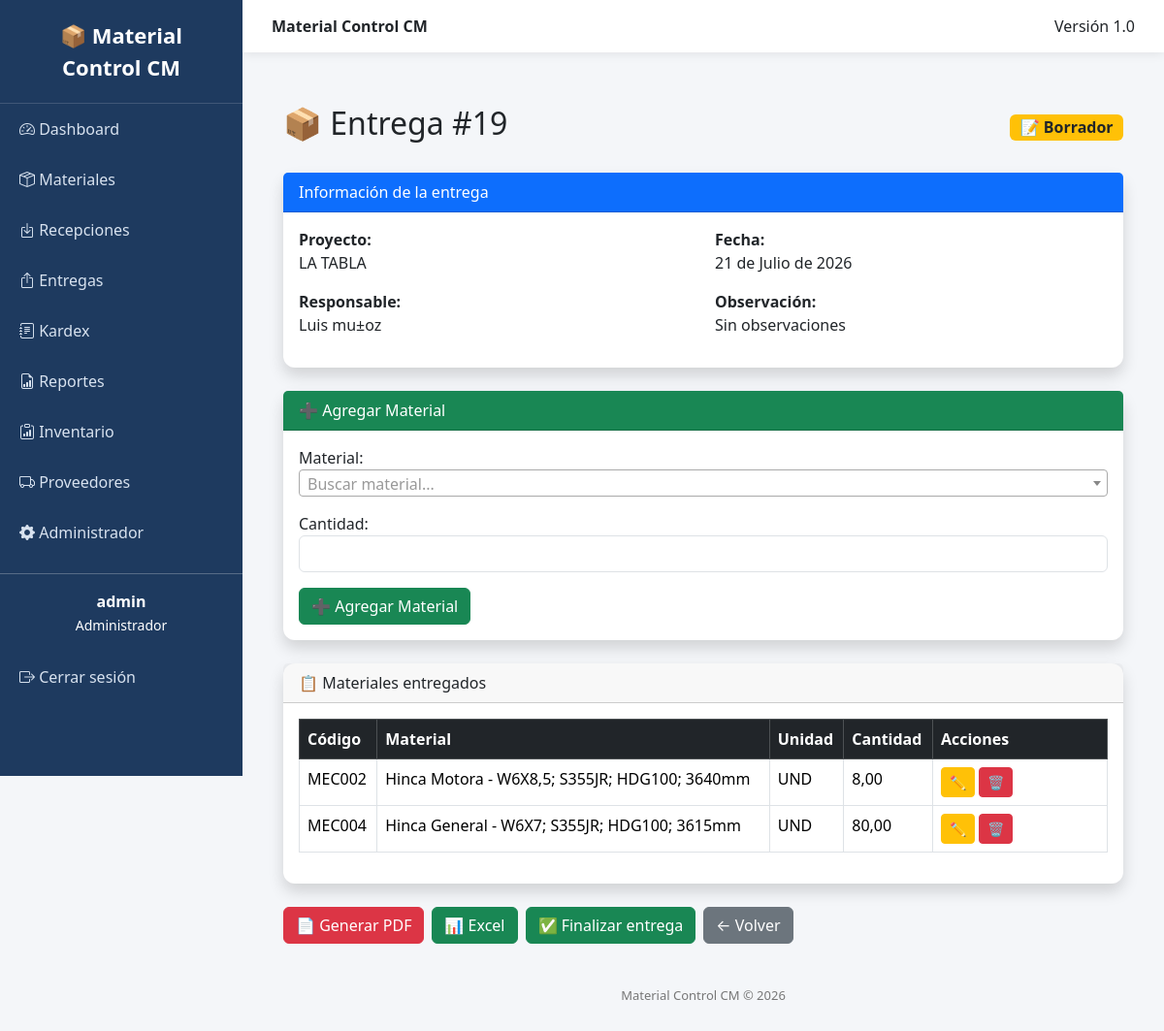
/entregas/19/ (signed in), run on the app's committed database.
### movements/models.py (models this page shows, shortened)
class Delivery(models.Model):
    ESTADOS = (
        ("BORRADOR", "Borrador"),
        ("FINALIZADA", "Finalizada"),
        ("ANULADA", "Anulada"),
    )
    proyecto = models.ForeignKey(
        Project,
        on_delete=models.CASCADE
    )
    responsable = models.CharField(
        max_length=150
    )
    fecha = models.DateField()
    observacion = models.TextField(
        blank=True
    )
    estado = models.CharField(
        max_length=20,
        choices=ESTADOS,
        default="BORRADOR"
    )
    class Meta:
        ordering = ["-fecha", "-id"]
        verbose_name = "Entrega"
        verbose_name_plural = "Entregas"

class DeliveryDetail(models.Model):
    entrega = models.ForeignKey(
        Delivery,
        related_name="detalles",
        on_delete=models.CASCADE
    )
    material = models.ForeignKey(
        Material,
        on_delete=models.CASCADE
    )
    cantidad = models.DecimalField(
        max_digits=12,
        decimal_places=2
    )
    class Meta:
        verbose_name = "Detalle de Entrega"
        verbose_name_plural = "Detalles de Entrega"

### projects/models.py (models this page shows)
class Project(models.Model):
    nombre = models.CharField(max_length=150)
    cliente = models.CharField(max_length=150)
    ubicacion = models.CharField(max_length=200)
    fecha_inicio = models.DateField()
    fecha_fin = models.DateField(null=True, blank=True)
    activo = models.BooleanField(default=True)
    def __str__(self):
        return self.nombre

### materials/models.py (models this page shows, shortened)
class Material(models.Model):
    codigo = models.CharField(max_length=30, unique=True)
    nombre = models.CharField(max_length=200)
    unidad = models.CharField(max_length=20)
    stock = models.DecimalField(max_digits=12, decimal_places=2, default=0)
    activo = models.BooleanField(default=True)

### movements/views.py (the view)
@consulta_required
def delivery_detail(request, pk):
    entrega = get_object_or_404(
        Delivery,
        pk=pk
    )
    if request.method == "POST":
        if entrega.estado != "BORRADOR":
            messages.error(
                request,
                "La entrega ya fue finalizada."
            )
            return redirect(
                "delivery_detail",
                pk=pk
            )
        form = DeliveryDetailForm(request.POST)
        if form.is_valid():
            detalle = form.save(commit=False)
            detalle.entrega = entrega
            material = detalle.material
            cantidad = detalle.cantidad
            material.refresh_from_db()
            if material.stock < cantidad:
                messages.error(
                    request,
                    f"No existe stock suficiente. Disponible: {material.stock}"
                )
                return redirect(
                    "delivery_detail",
                    pk=pk
                )
            Material = material.__class__
            Material.objects.filter(
                pk=material.pk
            ).update(
                stock=F("stock") - cantidad
            )
            material.refresh_from_db()
            detalle.save()
            InventoryMovement.objects.create(
                material=material,
                tipo="SALIDA",
                cantidad=cantidad,
                saldo=material.stock,
                referencia=f"ENT-{entrega.id}",
                responsable=entrega.responsable,
                observacion="Entrega de material"
            )
            messages.success(
                request,
                "Material agregado correctamente."
            )
            return redirect(
                "delivery_detail",
                pk=pk
            )
    else:
        form = DeliveryDetailForm()
    detalles = entrega.detalles.all()
    return render(
        request,
        "movements/detail.html",
        {
            "entrega": entrega,
            "form": form,
            "detalles": detalles,
        }
    )

### movements/forms.py
class DeliveryDetailForm(forms.ModelForm):
    class Meta:
        model = DeliveryDetail
        fields = [
            "material",
            "cantidad",
        ]
        widgets = {
            "material": forms.Select(
                attrs={
                    "class": "form-select select2",
                }
            ),
            "cantidad": forms.NumberInput(
                attrs={
                    "class": "form-control",
                }
            ),
        }
    def __init__(self, *args, **kwargs):
        super().__init__(*args, **kwargs)
        self.fields["material"].queryset = Material.objects.filter(
            activo=True
        ).order_by("codigo")
        self.fields["material"].label_from_instance = (
            lambda obj: f"{obj.codigo} | {obj.nombre}"
        )

### templates/movements/detail.html (shortened to what this page needs)
{% extends "base.html" %}
{% block content %}
<div class="container mt-4">
    <div class="d-flex justify-content-between align-items-center mb-4">
        <h2>
            📦 Entrega #{{ entrega.id }}
        </h2>
        {% if entrega.estado == "BORRADOR" %}
            <span class="badge bg-warning text-dark fs-6">
                📝 Borrador
            </span>
        {% elif entrega.estado == "FINALIZADA" %}
            <span class="badge bg-success fs-6">
                ✅ Finalizada
            </span>
        {% else %}
            <span class="badge bg-danger fs-6">
                🚫 Anulada
            </span>
        {% endif %}
    </div>
    <div class="card shadow mb-4">
        <div class="card-header bg-primary text-white">
            Información de la entrega
        </div>
        <div class="card-body">
            <div class="row">
                <div class="col-md-6">
                    <p>
                        <strong>Proyecto:</strong><br>
                        {{ entrega.proyecto }}
                    </p>
                    <p>
                        <strong>Responsable:</strong><br>
                        {{ entrega.responsable }}
                    </p>
                </div>
                <div class="col-md-6">
                    <p>
                        <strong>Fecha:</strong><br>
                        {{ entrega.fecha }}
                    </p>
                    <p>
                        <strong>Observación:</strong><br>
                        {{ entrega.observacion|default:"Sin observaciones" }}
                    </p>
                </div>
            </div>
        </div>
    </div>
    {% if entrega.estado == "BORRADOR" %}
    <div class="card shadow mb-4">
        <div class="card-header bg-success text-white">
            ➕ Agregar Material
        </div>
        <div class="card-body">
            <form method="post">
                {{ form.as_p }}
                <button type="submit"
                        class="btn btn-success">
                    ➕ Agregar Material
                </button>
            </form>
        </div>
    </div>
    {% endif %}
    <div class="card shadow mb-4">
        <div class="card-header">
            📋 Materiales entregados
        </div>
        <div class="card-body">
            <table class="table table-bordered table-hover">
                <thead class="table-dark">
    <tr>
        <th>Código</th>
        <th>Material</th>
        <th>Unidad</th>
        <th>Cantidad</th>
        <th width="180">Acciones</th>
    </tr>
</thead>
                <tbody>
                {% for detalle in detalles %}
                    <tr>
                        <td>
                            {{ detalle.material.codigo }}
                        </td>
                        <td>
                            {{ detalle.material.nombre }}
                        </td>
                        <td>
                            {{ detalle.material.unidad }}
                        </td>
                        <td>
    {{ detalle.cantidad }}
</td>
<td>
{% if entrega.estado == "BORRADOR" and user.groups.all.0.name == "Administrador" or entrega.estado == "BORRADOR" and user.groups.all.0.name == "Almacenista" %}
    <a href="{% url 'delivery_detail_edit' detalle.id %}"
       class="btn btn-warning btn-sm">
        ✏️
    </a>
    <a href="{% url 'delivery_detail_delete' detalle.id %}"
       class="btn btn-danger btn-sm">
        🗑
    </a>
{% else %}
    <span class="text-muted">
        Solo lectura
    </span>
{% endif %}
</td>
                    </tr>
                {% endfor %}
                </tbody>
            </table>
        </div>
    </div>
<div class="mb-4 d-flex gap-2 flex-wrap">
    <a href="{% url 'delivery_pdf' entrega.id %}"
       target="_blank"
       class="btn btn-danger">
        📄 Generar PDF
    </a>
    <a href="{% url 'delivery_excel' entrega.id %}"
   class="btn btn-success">
    📊 Excel
</a>
    {% if entrega.estado == "BORRADOR" and user.groups.all.0.name == "Administrador" or entrega.estado == "BORRADOR" and user.groups.all.0.name == "Almacenista" %}
    <form method="post"
          action="{% url 'delivery_finalize' entrega.id %}"
          style="display:inline;">
        <button type="submit"
                class="btn btn-success">
            ✅ Finalizar entrega
        </button>
    </form>
    {% endif %}
    <a href="{% url 'delivery_list' %}"
       class="btn btn-secondary">
        ← Volver
    </a>
</div>
{% endblock %}

### templates/base.html (shortened to what this page needs)
{% load static %}
<!DOCTYPE html>
<html lang="es">
<head>
    <link href="https://cdn.jsdelivr.net/npm/bootstrap@5.3.7/dist/css/bootstrap.min.css" rel="stylesheet">
    <link rel="stylesheet"
          href="https://cdn.jsdelivr.net/npm/bootstrap-icons@1.11.3/font/bootstrap-icons.min.css">
    <link href="https://cdn.jsdelivr.net/npm/select2@4.1.0-rc.0/dist/css/select2.min.css" rel="stylesheet">
</head>
<body>
    <div class="sidebar">
    <div class="logo">
        📦 Material Control CM
    </div>
    <a href="/">
        <i class="bi bi-speedometer2"></i>
        Dashboard
    </a>
    {% if user.groups.all.0.name == "Administrador" or user.groups.all.0.name == "Almacenista" or user.groups.all.0.name == "Gerencia" or user.groups.all.0.name == "Consulta" %}
    <a href="/materials/">
        <i class="bi bi-box-seam"></i>
        Materiales
    </a>
    {% endif %}
    {% if user.groups.all.0.name == "Administrador" or user.groups.all.0.name == "Almacenista" or user.groups.all.0.name == "Gerencia" or user.groups.all.0.name == "Consulta" %}
    <a href="/recepciones/">
        <i class="bi bi-box-arrow-in-down"></i>
        Recepciones
    </a>
    {% endif %}
    {% if user.groups.all.0.name == "Administrador" or user.groups.all.0.name == "Almacenista" or user.groups.all.0.name == "Gerencia" or user.groups.all.0.name == "Consulta" %}
    <a href="/entregas/">
        <i class="bi bi-box-arrow-up"></i>
        Entregas
    </a>
    {% endif %}
    <a href="{% url 'kardex_list' %}">
        <i class="bi bi-journal-text"></i>
        Kardex
    </a>
    {% if user.groups.all.0.name == "Administrador" or user.groups.all.0.name == "Gerencia" %}
    <a href="{% url 'report_home' %}">
        <i class="bi bi-file-earmark-bar-graph"></i>
        Reportes
    </a>
    {% endif %}
    {% if user.groups.all.0.name == "Administrador" or user.groups.all.0.name == "Almacenista" or user.groups.all.0.name == "Gerencia" or user.groups.all.0.name == "Consulta" %}
    <a href="{% url 'inventory_list' %}">
        <i class="bi bi-clipboard-data"></i>
        Inventario
    </a>
    {% endif %}
    <a href="{% url 'supplier_list' %}">
        <i class="bi bi-truck"></i>
        Proveedores
    </a>
    {% if user.is_superuser %}
    <a href="{% url 'admin:index' %}">
        <i class="bi bi-gear-fill"></i>
        Administrador
    </a>
    {% endif %}
    <hr class="text-white">
    <div class="text-center text-white mb-3">
        <strong>{{ user.username }}</strong><br>
        <small>{{ user.groups.all.0.name }}</small>
    </div>
    <form method="post" action="{% url 'logout' %}" style="margin:0;">
        <button type="submit" class="logout-btn">
            <i class="bi bi-box-arrow-right"></i>
            Cerrar sesión
        </button>
    </form>
</div>
<div class="content">
    <div class="topbar d-flex justify-content-between">
        <div>
            <strong>Material Control CM</strong>
        </div>
        <div>
            Versión 1.0
        </div>
    </div>
    <div class="page">
        {% block content %}
        {% endblock %}
    </div>
    <footer>
        Material Control CM © 2026
    </footer>
</div>
</body>
</html>

### templates/base.html (style rules this page uses)
body { overflow-x:hidden; background:#f4f6f9; }
.sidebar { width:250px; min-height:100vh; background:#1e3a5f; position:fixed; left:0; top:0; }
.sidebar .logo { padding:20px; color:white; font-size:22px; font-weight:bold; text-align:center; border-bottom:1px solid rgba(255,255,255,.15); }
.sidebar a { color:#d8e2ef; text-decoration:none; display:block; padding:14px 20px; transition:.2s; }
.logout-btn { width:100%; border:none; background:none; color:#d8e2ef; text-align:left; padding:14px 20px; cursor:pointer; transition:.2s; }
.content { margin-left:250px; min-height:100vh; }
.topbar { background:white; padding:15px 30px; box-shadow:0 2px 10px rgba(0,0,0,.08); }
.page { padding:30px; }
.card { border:none; border-radius:12px; }
footer { color:#777; text-align:center; padding:20px; font-size:13px; }

### data on the page
Delivery: id "19", proyecto "LA TABLA", responsable "Luis mu±oz", fecha "21 de Julio de 2026", observacion "Sin observaciones"
DeliveryDetail: material.codigo "MEC002", material.nombre "Hinca Motora - W6X8,5; S355JR; HDG100; 3640mm", material.unidad "UND", cantidad "8,00"
DeliveryDetail: material.codigo "MEC004", material.nombre "Hinca General - W6X7; S355JR; HDG100; 3615mm", material.unidad "UND", cantidad "80,00"

### other printed values
{{ user.username }} "admin"
{{ user.groups.all.0.name }} "Administrador"
